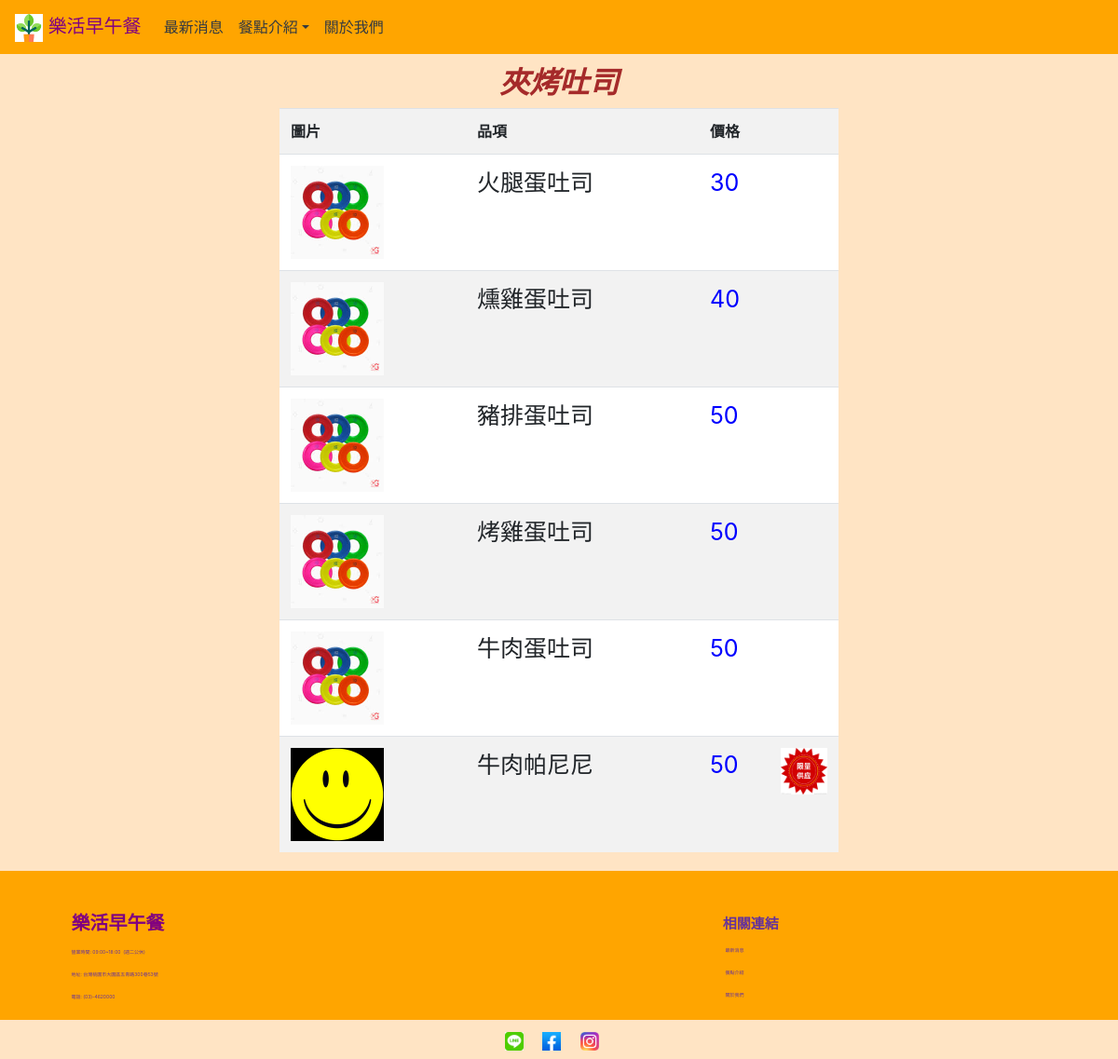
The app's page /menudetial/夾烤吐司/ with its own data.
### myapp/models.py (models this page shows, shortened)
class Product(models.Model):
    pName =  models.CharField(max_length=100, default='')
    pPrice = models.IntegerField(default=0)
    pQty = models.BooleanField(default=False)
    pImage = models.ImageField(upload_to='image/')
    pClass = models.CharField(max_length=20, default='')
    pNew = models.BooleanField(default=False)

### myapp/views.py (the view)
# urls.py: path('menudetial/<str:item>/',views.menudetial),
def menudetial(request,item=None):
    if item == '新品':
        units = models.Product.objects.filter(pNew=True).order_by('-id')
    elif item == '蛋餅':
        units = models.Product.objects.filter(pClass="蛋餅").order_by('id')
    elif item == '夾烤吐司':
        units = models.Product.objects.filter(pClass="夾烤吐司").order_by('id')
    elif item == '漢堡':
        units = models.Product.objects.filter(pClass="漢堡").order_by('id')
    elif item == '飲品':
        units = models.Product.objects.filter(pClass="飲品").order_by('id')
    elif item == '炸物':
        units = models.Product.objects.filter(pClass="炸物").order_by('id')
    elif item == '中式小點':
        units = models.Product.objects.filter(pClass="中式小點").order_by('id')
    elif item == '甜點':
        units = models.Product.objects.filter(pClass="甜點").order_by('id')
    elif item == '簡餐':
        units = models.Product.objects.filter(pClass="簡餐").order_by('id')
    return render(request,"menudetial.html",locals())

### templates/menudetial.html
{% extends "base.html" %}
{% load static %}
{% block content %}
<div style="margin-top: 70px; margin-bottom: 20px;" align="center">
    <h2 style="font-style: oblique; color: brown;"><strong>{{ item }}</strong></h2>
    <table class="table table-striped" style="width: 600px; background-color: white;" align="center" >
        <tr>
            <th>圖片</th>
            <th>品項</th>
            <th>價格</th>
        </tr>
        {% for unit in units %}
        <tr>
            <td><img src="{{unit.pImage.url}}" width="100" height="100" border="0" /></td>
            <td  width="250" style="font-size:25px;">{{ unit.pName }}</td>
            <td  width="150" style="font-size: 25px; color: blue;">
                {{ unit.pPrice }}
                {% if unit.pQty == True %}
                <img src="{% static 'images/img_99.jpg' %}" style="width: 50px;height: 50px;"  align="right"/>
                {% endif %}
            </td>
        </tr>
        {% endfor %}
    </table>
</div>
{% endblock %}

### templates/base.html (shortened to what this page needs)
<!DOCTYPE html>
<html lang="en">
<head>
    {% load static %}
    <link href="{% static './css/bootstrap.min.css' %}" rel="stylesheet" type="text/css"/>
</head>
<body style="background-color: bisque;">
    <header>
        <nav class="navbar navbar-expand-lg navbar-dark fixed-top" style="background-color:orange">
            <a class="navbar-brand" href="/index">
                <img src="{% static 'images/plant2.png' %}" style="height: 30px; width: 30px;" />
                <span style="font-size: 20px ;font-family: 標楷體; color:purple;">樂活早午餐</span>
            </a>
            <div class="collapse navbar-collapse" id="navbarSupportedContent">
                <ul class="navbar-nav mr-auto">
                    <li class="nav-item active">
                        <a class="nav-link text-dark" href="/information/全部/1/">最新消息</a>
                    </li>
                    <li class="nav-item dropdown">
                        <a class="nav-link dropdown-toggle text-dark" data-toggle="dropdown"  href="#">餐點介紹</a>
                    </li>
                    <li class="nav-item active">
                        <a class="nav-link text-dark" href="/aboutous/">關於我們</a>
                    </li>
                </ul>
            </div>
        </nav>
    </header>
    <main>
        <div id="maindiv">
            {% block content %}{% endblock %}
        </div>
    </main>
    <footer>
        <div id="footer">
            <table style="width: 100%; ">
                <tr style="background-color:orange ">
                    <td><span>&nbsp;&nbsp;</span></td>
                    <td>
                        <p>&nbsp;</p>
                        <p>
                            <strong><span style="font-size: 20px; color:purple;">樂活早午餐</span></strong><br>
                            <span style="font-size:5px; color:rebeccapurple ;">營業時間:&nbsp;09:00~18:00&nbsp;&nbsp;(週二公休)</span><br>
                            <span style="font-size:5px; color:rebeccapurple ;">地址:&nbsp;台灣桃園市大園區五青路300巷53號</span><br>
                            <span style="font-size:5px; color:rebeccapurple ;">電話:&nbsp;(03)-4620000</span><br>
                        </p>
                    </td>
                    <td>
                        <p>&nbsp;</p>
                        <p>
                            <strong><span style="font-size:15px; color:rebeccapurple ;">相關連結</span></strong><br>
                            <a style="font-size:5px; color:rebeccapurple ;" href="/information/全部/1/">&nbsp;&nbsp;最新消息&nbsp;&nbsp;</a><br>
                            <a style="font-size:5px; color:rebeccapurple ;" href="/menu/">&nbsp;&nbsp;餐點介紹&nbsp;&nbsp;</a><br>
                            <a style="font-size:5px; color:rebeccapurple ;" href="/aboutous/">&nbsp;&nbsp;關於我們&nbsp;&nbsp;</a><br>
                        </p>
                    </td>
                </tr>
            </table>
            <table style="width: 100%; ">
                <tr>
                    <td align="center">
                        <a class="navbar-brand" rel="nofollow" href="https://line.me/zh-hant/" target=_blank>
                            <img src="{% static 'images/img_9.jpg' %}" style="height: 20px; width: 20px;" />
                        </a>
                        <a class="navbar-brand" rel="nofollow" href="https://www.facebook.com/" target=_blank>
                            <img src="{% static 'images/Facebook.png' %}" style="height: 20px; width: 20px;" />
                        </a>
                        <a class="navbar-brand" rel="nofollow" href="https://www.instagram.com/" target=_blank>
                            <img src="{% static 'images/instagram.png' %}" style="height: 20px; width: 20px;" />
                        </a>
                    </td>
                </tr>
            </table>
        </div>
    </footer>
</body>
</html>

### records on screen
Product: pImage (picture), pName "火腿蛋吐司", pPrice "30"
Product: pImage (picture), pName "燻雞蛋吐司", pPrice "40"
Product: pImage (picture), pName "豬排蛋吐司", pPrice "50"
Product: pImage (picture), pName "烤雞蛋吐司", pPrice "50"
Product: pImage (picture), pName "牛肉蛋吐司", pPrice "50"
Product: pImage (picture), pName "牛肉帕尼尼", pPrice "50", pQty True (drawn)

### other values on screen
{{ item }} "夾烤吐司"
